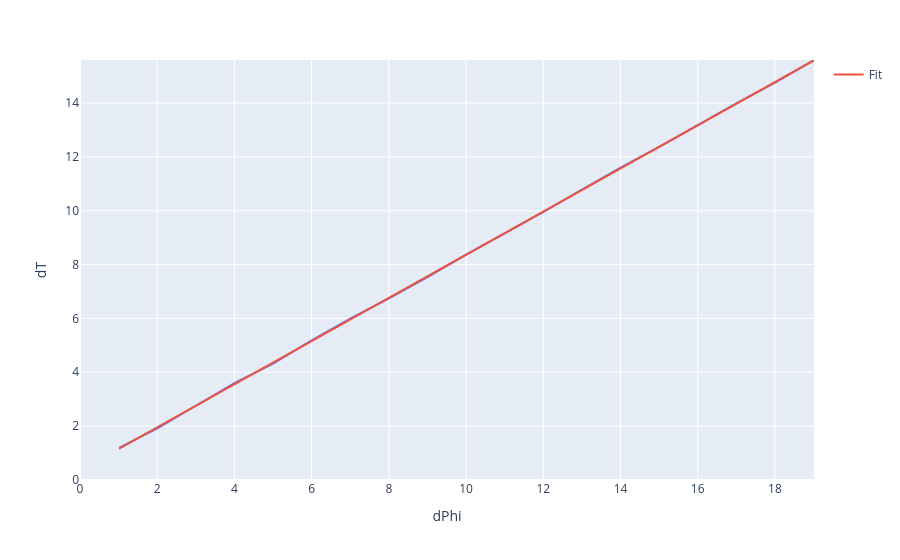

The notebook cell this image was saved under:
### Code cell
from scipy.stats import linregress

fig = px.line(df, x="dPhi", y="dT")
fig.update_layout(xaxis_range=[0, df["dPhi"].max()], yaxis_range=[0, df["dT"].max()])

# Remove NaN values for fitting
df_clean = df.dropna(subset=["dPhi", "dT"])

# Perform linear regression
slope, intercept, r_value, p_value, std_err = linregress(df_clean["dPhi"], df_clean["dT"])

# Report the intercept and slope
print(f"Intercept: {intercept}, Slope: {slope}")

# Add the fitted line to the plot
fig.add_scatter(x=df_clean["dPhi"], y=intercept + slope * df_clean["dPhi"], mode='lines', name='Fit')
fig.show()

### Figure 1 — Plotly figure (JSON) as saved in the notebook; plotly's stock layout.template omitted (floating-point values rounded to 4 significant figures)
{"data": [{"hovertemplate": "dPhi=%{x}<br>dT=%{y}<extra></extra>", "legendgroup": "", "line": {"color": "#636efa", "dash": "solid"}, "marker": {"symbol": "circle"}, "mode": "lines", "name": "", "orientation": "v", "showlegend": false, "type": "scatter", "x": [null, 1.013, 2.014, 3.012, 4.012, 5.012, 6.013, 7.012, 8.014, 9.013, 10.01, 11.01, 12.01, 13.01, 14.01, 15.01, 16.01, 17.01, 18.01, 19.01], "xaxis": "x", "y": [null, 1.195, 1.93, 2.766, 3.61, 4.332, 5.19, 6.001, 6.755, 7.547, 8.376, 9.163, 9.961, 10.79, 11.61, 12.38, 13.19, 13.99, 14.76, 15.6], "yaxis": "y"}, {"mode": "lines", "name": "Fit", "type": "scatter", "x": [1.013, 2.014, 3.012, 4.012, 5.012, 6.013, 7.012, 8.014, 9.013, 10.01, 11.01, 12.01, 13.01, 14.01, 15.01, 16.01, 17.01, 18.01, 19.01], "y": [1.166, 1.968, 2.768, 3.569, 4.37, 5.172, 5.972, 6.775, 7.575, 8.376, 9.177, 9.979, 10.78, 11.58, 12.38, 13.18, 13.98, 14.79, 15.59]}], "layout": {"legend": {"tracegroupgap": 0}, "margin": {"t": 60}, "xaxis": {"anchor": "y", "domain": [0, 1], "range": [0, 19.01], "title": {"text": "dPhi"}}, "yaxis": {"anchor": "x", "domain": [0, 1], "range": [0, 15.6], "title": {"text": "dT"}}}}
